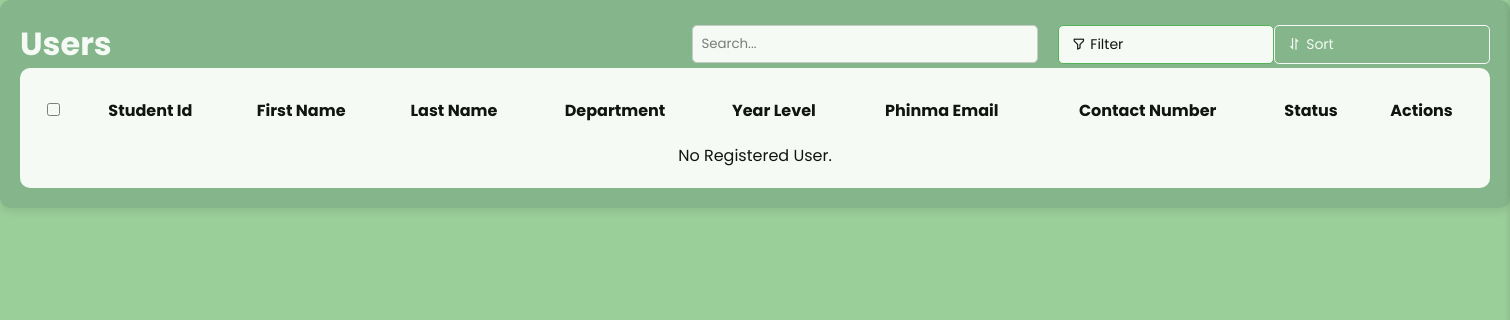
/users.php, run on an earlier commit of the app's database.
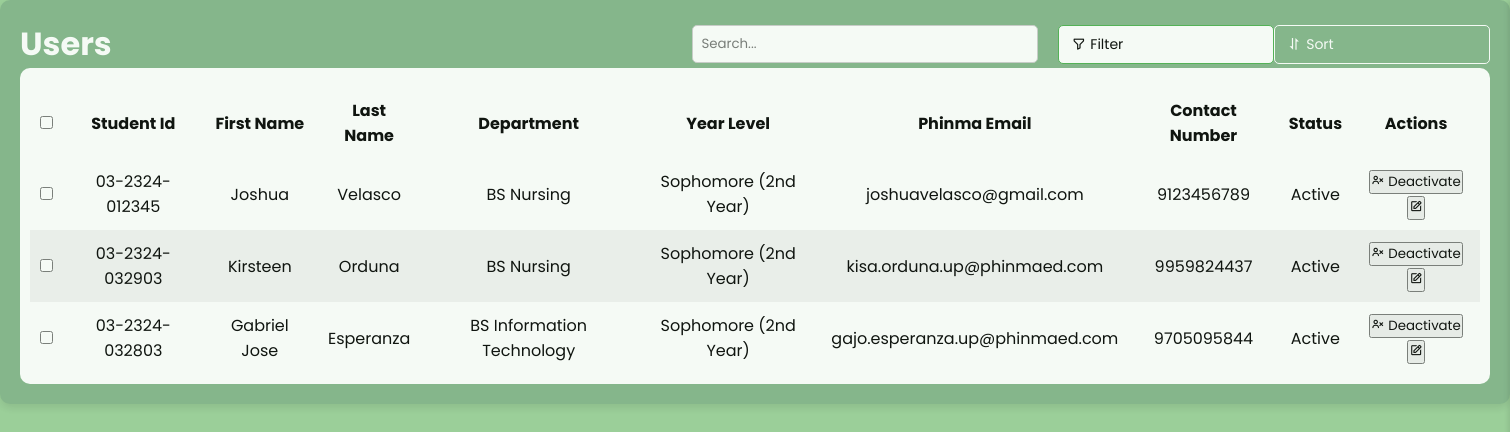
And on a later commit of the database.
### tables this page shows
CREATE TABLE `user` (
  `user_id` int(11) NOT NULL COMMENT 'Unique ID for each user.',
  `student_id` varchar(255) NOT NULL COMMENT 'Student ID "03-2324-xxxxxx"',
  `first_name` varchar(255) NOT NULL,
  `last_name` varchar(255) NOT NULL,
  `password` varchar(255) NOT NULL,
  `phinmaed_email` varchar(255) NOT NULL COMMENT 'PHINMA EMAIL',
  `year_level` varchar(255) NOT NULL,
  `department` varchar(100) NOT NULL COMMENT 'Course',
  `created_at` timestamp NOT NULL DEFAULT current_timestamp() ON UPDATE current_timestamp() COMMENT 'Registration date',
  `contact_number` bigint(15) NOT NULL COMMENT 'contact number',
  `status` tinyint(1) NOT NULL DEFAULT 1
);

### users.php (the view, shortened to what this page needs)
<?php
include 'db_config.php';
?>
<!DOCTYPE html>
<html lang="en">
<head>
    <link rel="stylesheet" href="users_css.css">
    <link href='https://unpkg.com/boxicons@2.1.1/css/boxicons.min.css' rel='stylesheet'>
</head>
<body>
<div class="container4">
    <div class="search-sort">
        <h1>Users</h1>
        <input type="text" id="search" placeholder="Search...">
        <button class="filter-btn"><i class='bx bx-filter-alt'></i> Filter</button>
        <button class="sort-btn"><i class='bx bx-sort'></i> Sort</button>
    </div>
    <div class="table-container1">
        <table>
            <thead>
                <tr>
                    <th><input type="checkbox" id="selectAll"></th>
                    <th>Student Id</th>
                    <th>First Name</th>
                    <th>Last Name</th>
                    <th>Department</th>
                    <th>Year Level</th>
                    <th>Phinma Email</th>
                    <th>Contact Number</th>
                    <th>Status</th>
                    <th>Actions</th>
                </tr>
            </thead>
            <tbody>
                <?php
                $result = $conn->query("SELECT * FROM user ORDER BY user_id DESC");
                if ($result->num_rows > 0) {
                    while ($row = $result->fetch_assoc()) {
                        $status = isset($row['status']) && $row['status'] == 1 ? 'Active' : 'Deactivated';
                        $toggleStatus = $row['status'] == 1 ? 'Deactivate' : 'Activate';
                        $toggleIcon = $row['status'] == 1 ? 'bx-user-x' : 'bx-user-check';
                        echo "<tr>
                                <td><input type='checkbox' class='select-item'></td>
                                <td>{$row['student_id']}</td>
                                <td>{$row['first_name']}</td>
                                <td>{$row['last_name']}</td>
                                <td>{$row['department']}</td>
                                <td>{$row['year_level']}</td>
                                <td>{$row['phinmaed_email']}</td>
                                <td>{$row['contact_number']}</td>
                                <td>{$status}</td>
                                <td>
                                    <form method='POST' class='toggle-status-form'>
                                        <input type='hidden' name='user_id' value='{$row['user_id']}'>
                                        <button type='submit' name='toggle_status' class='toggle-status-btn' onclick='return confirmToggleStatus(event, \"{$toggleStatus}\")'><i class='bx {$toggleIcon}'></i> {$toggleStatus}</button>
                                        <button type='button' class='edit-btn' onclick='editUser({$row['user_id']})'><i class='bx bx-edit'></i></button>
                                    </form>
                                </td>
                              </tr>";
                    }
                } else {
                    echo "<tr><td colspan='10'>No Registered User.</td></tr>";
                }
                ?>
            </tbody>
        </table>
    </div>
</body>
</html>

### users_css.css (style rules this page uses)
* { margin: 0; padding: 0; box-sizing: border-box; font-family: 'Poppins', sans-serif; }
:root { --body-color: #f5f5f5; --sidebar-color: linear-gradient(180deg, #1E5128, #000000); --primary-color: #549462; --primary-color-light: #f5f5f5; --toggle-color: #9cb69b; --text-color: #9b9b9b; --tran-02: all 0.2s ease; --tran-03: all 0.3s ease; --tran-04: all 0.4s ease; --tran-05: all 0.5s ease; }
body { font-family: 'Poppins', sans-serif; background-color: #9BCF99; margin: 0; padding: 0; transition: var(--tran-05); }
.container4 { width: 100%; height: 100%; margin: auto; padding: 20px; background: #83b48a; border-radius: 10px; box-shadow: 0 4px 8px rgba(0, 0, 0, 0.1); opacity: 0.9; z-index: 1000; transition: var(--tran-05) ease; }
.search-sort h1 { color: #ffffff; width: 100%; font-size: 32px; }
.search-sort { display: flex; align-items: center; justify-content: space-between; border-radius: 10px; }
.search-sort input { width: 50%; padding: 8px; border: 1px solid #ccc; border-radius: 5px; display: flex; margin-right: 20px; }
.filter-btn { display: flex; align-items: center; background-color: white; border: 1px solid #4CAF50; padding: 8px 12px; cursor: pointer; border-radius: 5px; font-size: 14px; gap: 5px; width: 30%; }
.sort-btn { color: #ffffff; display: flex; align-items: center; background-color: #83b48a; border: 1px solid #ffffff; padding: 8px 12px; cursor: pointer; border-radius: 5px; font-size: 14px; gap: 5px; width: 30%; }
.table-container1 { width: 100%; height: 94.5%; overflow-y: auto; background: white; border-radius: 10px; padding: 10px; }
table { width: 100%; border-collapse: collapse; margin-top: 10px; }
thead { background-color: #ffffff; color: rgb(0, 0, 0); position: sticky; top: 0; z-index: 1; }
thead th { padding: 10px; }
tbody tr:nth-child(even) { background-color: #f2f2f2; }
tbody td { padding: 10px; text-align: center; }

What changed in the data, as far as the page shows it:
added user: student "03-2324-012345", first_name "Joshua", last_name "Velasco", department "BS Nursing", year_level "Sophomore (2nd Year)", phinmaed_email "joshuavelasco@gmail.com", contact_number "9123456789", status "Active", status "Deactivate"
added user: student "03-2324-032903", first_name "Kirsteen", last_name "Orduna", department "BS Nursing", year_level "Sophomore (2nd Year)", phinmaed_email "kisa.orduna.up@phinmaed.com", contact_number "9959824437", status "Active", status "Deactivate"
added user: student "03-2324-032803", first_name "Gabriel Jose", last_name "Esperanza", department "BS Information Technology", year_level "Sophomore (2nd Year)", phinmaed_email "gajo.esperanza.up@phinmaed.com", contact_number "9705095844", status "Active", status "Deactivate"
Also different on the page:
text no longer shown: "No Registered User."
